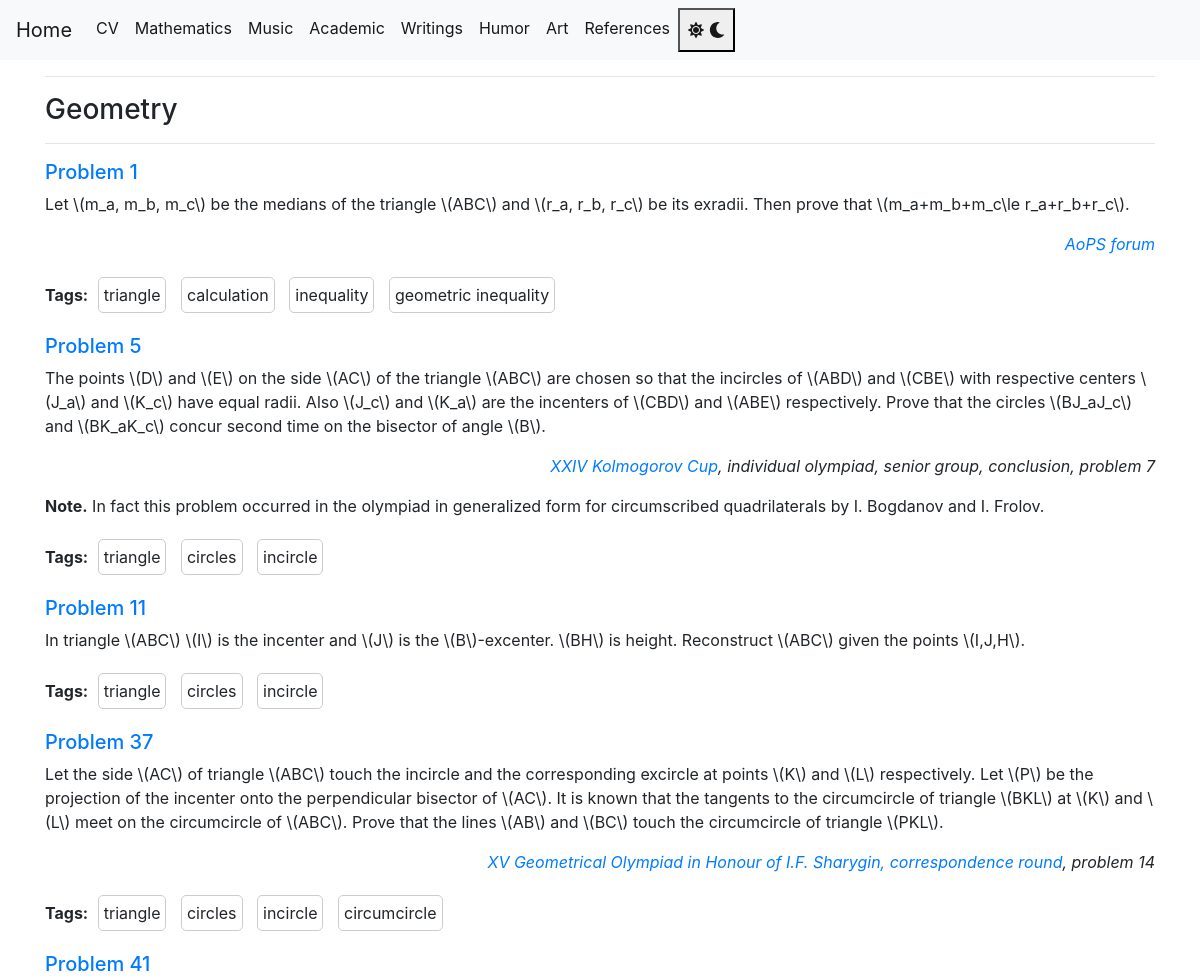
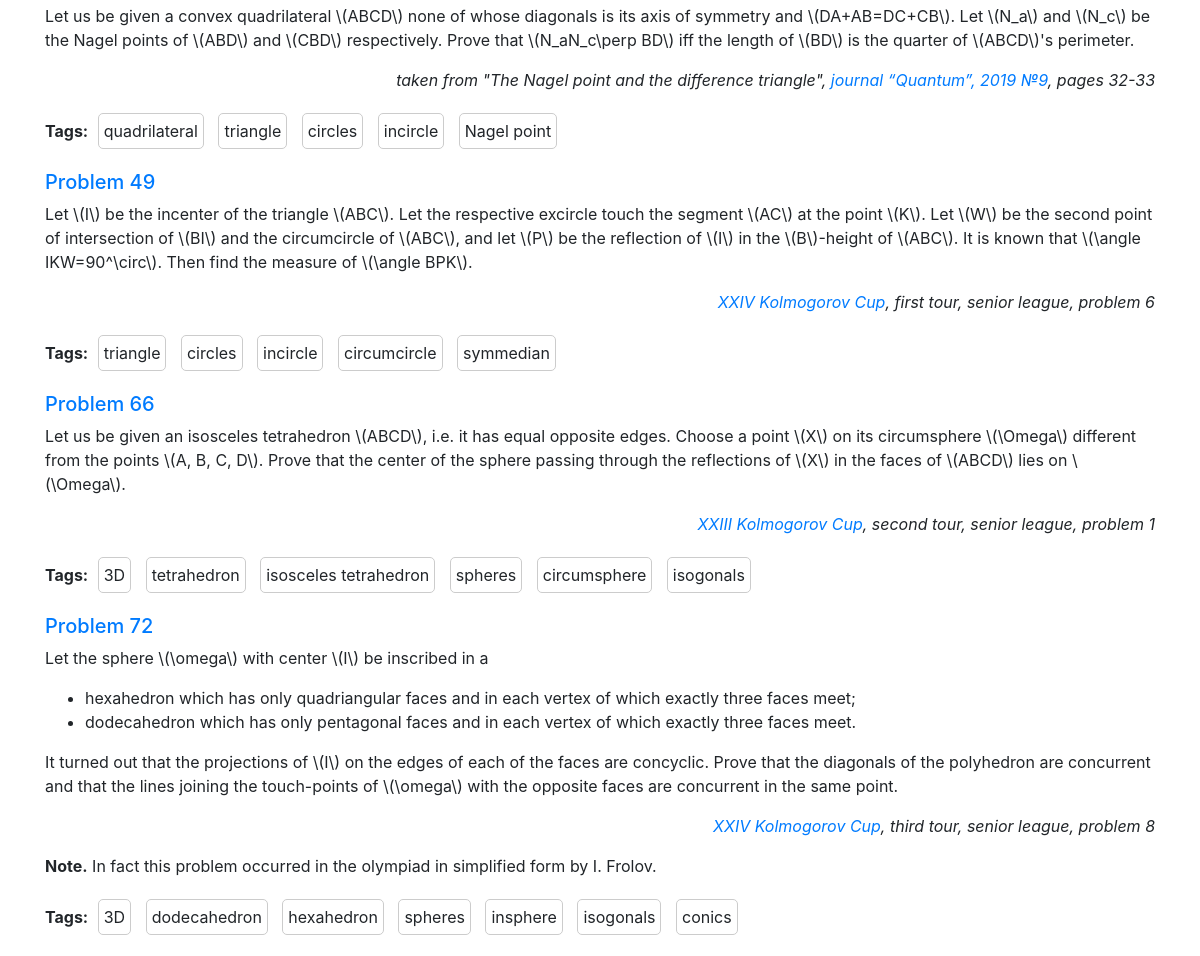
Screenshot of /mathematics/geometry/all with the database file from the repository (2 pictures, top to bottom).
### tables this page shows
CREATE TABLE problems (
    category TEXT,
    id INTEGER,
    statement TEXT NOT NULL,
    solution TEXT NOT NULL,
    PRIMARY KEY (category, id)
);

CREATE TABLE problem_tags (
    problem_category TEXT REFERENCES problems(category),
    problem_id INTEGER REFERENCES problems(id),
    tag VARCHAR(255)
);

### main.py (the view)
@app.route('/mathematics/<category>/all')
def category_all(category):
    conn = get_db_connection()
    problems = conn.execute('SELECT * FROM problems WHERE category = ?',
                            (category,)).fetchall()
    tags = []
    for problem in problems:
        tags.append(get_problem_tags(problem['category'], problem['id']))
    conn.close()
    category_name = category[0].upper() + category[1:]
    return render_template('category_all.html', problems=problems, category_name=category_name, tags=tags)

### main.py (called while the page is built)
def get_db_connection():
    conn = sqlite3.connect('database.db')
    conn.row_factory = sqlite3.Row
    return conn

def get_problem_tags(category, id):
    conn = get_db_connection()
    tags = conn.execute('SELECT tag FROM problem_tags WHERE problem_category = ? and problem_id = ?',
                        (category, id)).fetchall()
    tags = [tag[0] for tag in tags]
    conn.close()
    if tags is None:
        abort(404)
    return tags

### templates/category_all.html
{% extends 'math_base.html' %}
{% block content %}
<hr>
<h3>{{ category_name }}</h3>
<hr>
{% for problem in problems %}
<h5><a href="{{ url_for('problem', category=problem['category'], id=problem['id']) }}">Problem {{ problem['id'] }}</a>
</h5>
{{ problem['statement'] | safe }}
<p>
    <b>Tags:</b> {% for tag in tags[loop.index0] %}
    <span class="tag-frame">{{ tag }}</span>
    {% endfor %}
</p>
{% endfor %}
{% endblock %}

### static/css/style.css (style rules this page uses)
:root { --bg-color-light: #ffffff; --text-color-light: #000000; --selected-bg-light: #2fff00; --bg-color-dark: #1f1f1f; --text-color-dark: #ffffff; --border-color-dark: #ccc; --selected-bg-dark: #007f00; }
body { background-color: var(--bg-color-light); color: var(--text-color-light); }
.tag-frame, .humorist-frame, .censor-frame { border: 1px solid var(--border-color-dark); border-radius: 5px; padding: 5px; margin: 5px; display: inline-block; }

### rows the page displays
problems: id "1", statement "Let \\(m_a, m_b, m_c\\) be the medians of the triangle \\(ABC\\) and \\(r_a, r_b, r_c\\) be its exradii. Then prove that \\(m_a+m_b+m_c\\le r_a+r_b+r_c\\). AoPS forum"
problem_tags: tag "triangle"
problem_tags: tag "calculation"
problem_tags: tag "inequality"
problem_tags: tag "geometric inequality"
problems: id "5", statement "The points \\(D\\) and \\(E\\) on the side \\(AC\\) of the triangle \\(ABC\\) are chosen so that the incircles of \\(ABD\\) and \\(CBE\\) with respective centers \\(J_a\\) and \\(K_c\\) have equal radii. Also \\(J_c\\) and \\(K_a\\) are the incenters of \\(CBD\\) and \\(ABE\\) respectively. Prove that the circles \\(BJ_aJ_c\\) and \\(BK_aK_c\\) concur second time on the bisector of angle \\(B\\). XXIV Kolmogorov Cup , individual olympiad, senior group, conclusion, problem 7 Note. In fact this problem occurred in the olympiad in generalized form for circumscribed quadrilaterals by I. Bogdanov and I. Frolov."
problem_tags: tag "triangle"
problem_tags: tag "circles"
problem_tags: tag "incircle"
problems: id "11", statement "In triangle \\(ABC\\) \\(I\\) is the incenter and \\(J\\) is the \\(B\\)-excenter. \\(BH\\) is height. Reconstruct \\(ABC\\) given the points \\(I,J,H\\)."
problem_tags: tag "triangle"
problem_tags: tag "circles"
problem_tags: tag "incircle"
problems: id "37", statement "Let the side \\(AC\\) of triangle \\(ABC\\) touch the incircle and the corresponding excircle at points \\(K\\) and \\(L\\) respectively. Let \\(P\\) be the projection of the incenter onto the perpendicular bisector of \\(AC\\). It is known that the tangents to the circumcircle of triangle \\(BKL\\) at \\(K\\) and \\(L\\) meet on the circumcircle of \\(ABC\\). Prove that the lines \\(AB\\) and \\(BC\\) touch the circumcircle of triangle \\(PKL\\). XV Geometrical Olympiad in Honour of I.F. Sharygin, correspondence round , problem 14"
problem_tags: tag "triangle"
problem_tags: tag "circles"
problem_tags: tag "incircle"
problem_tags: tag "circumcircle"
problems: id "41", statement "Let us be given a convex quadrilateral \\(ABCD\\) none of whose diagonals is its axis of symmetry and \\(DA+AB=DC+CB\\). Let \\(N_a\\) and \\(N_c\\) be the Nagel points of \\(ABD\\) and \\(CBD\\) respectively. Prove that \\(N_aN_c\\perp BD\\) iff the length of \\(BD\\) is the quarter of \\(ABCD\\)'s perimeter. taken from \"The Nagel point and the difference triangle\", journal “Quantum”, 2019 №9 , pages 32-33"
problem_tags: tag "quadrilateral"
problem_tags: tag "triangle"
problem_tags: tag "circles"
problem_tags: tag "incircle"
problem_tags: tag "Nagel point"
problems: id "49", statement "Let \\(I\\) be the incenter of the triangle \\(ABC\\). Let the respective excircle touch the segment \\(AC\\) at the point \\(K\\). Let \\(W\\) be the second point of intersection of \\(BI\\) and the circumcircle of \\(ABC\\), and let \\(P\\) be the reflection of \\(I\\) in the \\(B\\)-height of \\(ABC\\). It is known that \\(\\angle IKW=90^\\circ\\). Then find the measure of \\(\\angle BPK\\). XXIV Kolmogorov Cup , first tour, senior league, problem 6"
problem_tags: tag "triangle"
problem_tags: tag "circles"
problem_tags: tag "incircle"
problem_tags: tag "circumcircle"
problem_tags: tag "symmedian"
problems: id "66", statement "Let us be given an isosceles tetrahedron \\(ABCD\\), i.e. it has equal opposite edges. Choose a point \\(X\\) on its circumsphere \\(\\Omega\\) different from the points \\(A, B, C, D\\). Prove that the center of the sphere passing through the reflections of \\(X\\) in the faces of \\(ABCD\\) lies on \\(\\Omega\\). XXIII Kolmogorov Cup , second tour, senior league, problem 1"
problem_tags: tag "3D"
problem_tags: tag "tetrahedron"
problem_tags: tag "isosceles tetrahedron"
problem_tags: tag "spheres"
problem_tags: tag "circumsphere"
problem_tags: tag "isogonals"
problems: id "72", statement "Let the sphere \\(\\omega\\) with center \\(I\\) be inscribed in a hexahedron which has only quadriangular faces and in each vertex of which exactly three faces meet; dodecahedron which has only pentagonal faces and in each vertex of which exactly three faces meet. It turned out that the projections of \\(I\\) on the edges of each of the faces are concyclic. Prove that the diagonals of the polyhedron are concurrent and that the lines joining the touch-points of \\(\\omega\\) with the opposite faces are concurrent in the same point. XXIV Kolmogorov Cup , third tour, senior league, problem 8 Note. In fact this problem occurred in the olympiad in simplified form by I. Frolov."
problem_tags: tag "3D"
problem_tags: tag "dodecahedron"
problem_tags: tag "hexahedron"
problem_tags: tag "spheres"
problem_tags: tag "insphere"
problem_tags: tag "isogonals"
problem_tags: tag "conics"

### other values shown
{{ category_name }} "Geometry"
